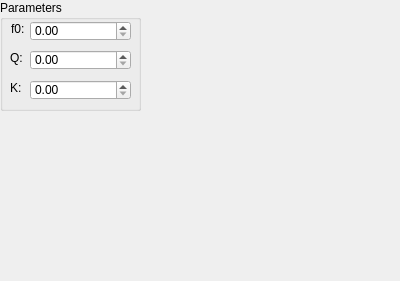
<?xml version="1.0" encoding="UTF-8"?>
<ui version="4.0">
 <class>Form</class>
 <widget class="QWidget" name="Form">
  <property name="geometry">
   <rect>
    <x>0</x>
    <y>0</y>
    <width>400</width>
    <height>281</height>
   </rect>
  </property>
  <property name="windowTitle">
   <string>Form</string>
  </property>
  <widget class="QGroupBox" name="groupBox_2">
   <property name="geometry">
    <rect>
     <x>0</x>
     <y>0</y>
     <width>141</width>
     <height>111</height>
    </rect>
   </property>
   <property name="minimumSize">
    <size>
     <width>141</width>
     <height>111</height>
    </size>
   </property>
   <property name="maximumSize">
    <size>
     <width>141</width>
     <height>111</height>
    </size>
   </property>
   <property name="title">
    <string>Parameters</string>
   </property>
   <widget class="QDoubleSpinBox" name="f0Box">
    <property name="geometry">
     <rect>
      <x>30</x>
      <y>21</y>
      <width>101</width>
      <height>20</height>
     </rect>
    </property>
    <property name="maximum">
     <double>100000.000000000000000</double>
    </property>
   </widget>
   <widget class="QLabel" name="label_3">
    <property name="geometry">
     <rect>
      <x>11</x>
      <y>21</y>
      <width>19</width>
      <height>16</height>
     </rect>
    </property>
    <property name="text">
     <string>f0: </string>
    </property>
   </widget>
   <widget class="QLabel" name="label_4">
    <property name="geometry">
     <rect>
      <x>10</x>
      <y>50</y>
      <width>41</width>
      <height>16</height>
     </rect>
    </property>
    <property name="text">
     <string>Q:</string>
    </property>
   </widget>
   <widget class="QDoubleSpinBox" name="QBox">
    <property name="geometry">
     <rect>
      <x>30</x>
      <y>50</y>
      <width>101</width>
      <height>20</height>
     </rect>
    </property>
    <property name="maximum">
     <double>100000.000000000000000</double>
    </property>
   </widget>
   <widget class="QDoubleSpinBox" name="KBox">
    <property name="geometry">
     <rect>
      <x>30</x>
      <y>80</y>
      <width>101</width>
      <height>20</height>
     </rect>
    </property>
    <property name="maximum">
     <double>100000.000000000000000</double>
    </property>
   </widget>
   <widget class="QLabel" name="label_5">
    <property name="geometry">
     <rect>
      <x>10</x>
      <y>80</y>
      <width>41</width>
      <height>16</height>
     </rect>
    </property>
    <property name="text">
     <string>K:</string>
    </property>
   </widget>
  </widget>
 </widget>
 <resources/>
 <connections/>
</ui>
